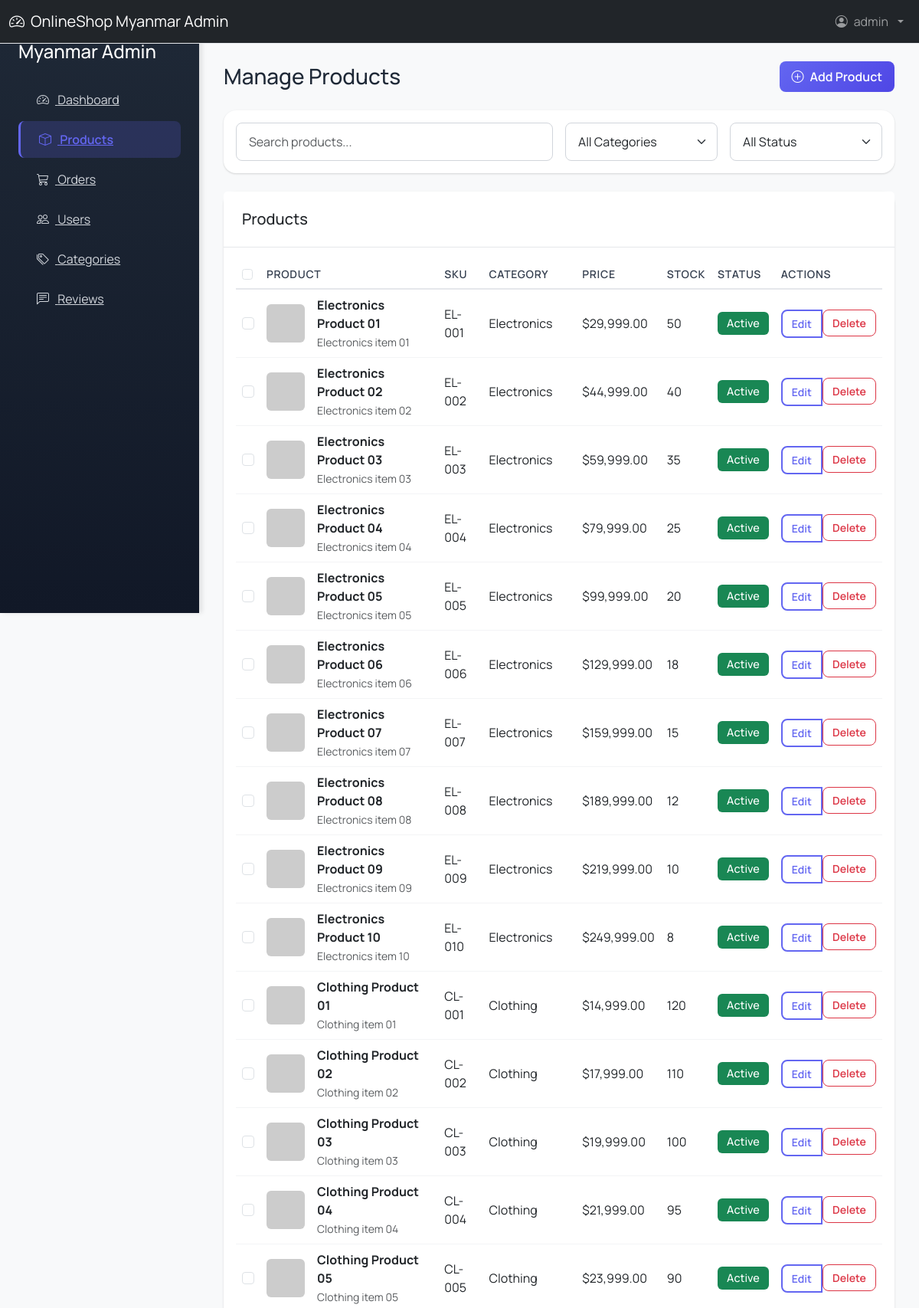
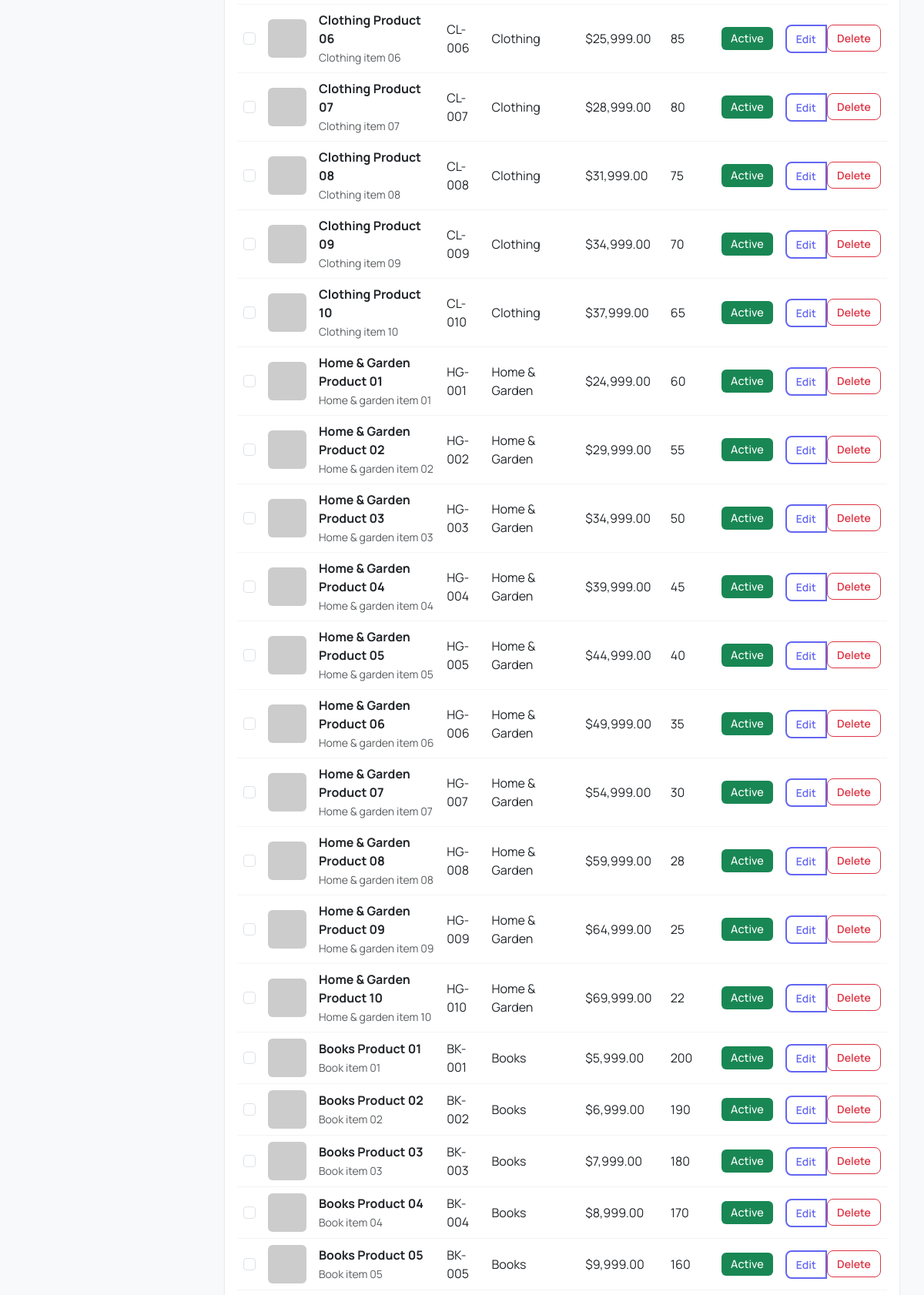
Page /admin_products.php (signed in, upper part) on the committed database (2 pictures, top to bottom).
### tables this page shows
CREATE TABLE products (
    product_id INT AUTO_INCREMENT PRIMARY KEY,
    name VARCHAR(200) NOT NULL,
    description TEXT,
    price DECIMAL(10,2) NOT NULL,
    original_price DECIMAL(10,2),
    sku VARCHAR(50) UNIQUE,
    category_id INT,
    brand VARCHAR(100),
    stock_quantity INT DEFAULT 0,
    min_stock_level INT DEFAULT 5,
    weight DECIMAL(8,2),
    dimensions VARCHAR(50),
    image_url VARCHAR(255),
    additional_images JSON,
    is_active TINYINT(1) DEFAULT 1,
    is_featured TINYINT(1) DEFAULT 0,
    created_at TIMESTAMP DEFAULT CURRENT_TIMESTAMP,
    updated_at TIMESTAMP DEFAULT CURRENT_TIMESTAMP ON UPDATE CURRENT_TIMESTAMP,
    FOREIGN KEY (category_id) REFERENCES categories(category_id)
);

CREATE TABLE categories (
    category_id INT AUTO_INCREMENT PRIMARY KEY,
    name VARCHAR(100) NOT NULL,
    slug VARCHAR(150) NULL,
    description TEXT,
    parent_id INT NULL,
    image_url VARCHAR(255),
    is_active TINYINT(1) DEFAULT 1,
    sort_order INT DEFAULT 0,
    created_at TIMESTAMP DEFAULT CURRENT_TIMESTAMP,
    UNIQUE KEY uniq_categories_slug (slug),
    FOREIGN KEY (parent_id) REFERENCES categories(category_id) ON DELETE SET NULL
);

### includes/Database.php (called while the page is built, shortened)
<?php
class Database {
    private $host;
    private $db_name;
    private $username;
    private $password;
    private $charset;
    public $conn;
    public function __construct() {
        $this->host = DB_HOST;
        $this->db_name = DB_NAME;
        $this->username = DB_USER;
        $this->password = DB_PASS;
        $this->charset = 'utf8mb4';
    }
    public function connect() {
        try {
            $dsn = "mysql:host={$this->host};dbname={$this->db_name};charset={$this->charset}";
            $options = [
                PDO::ATTR_ERRMODE => PDO::ERRMODE_EXCEPTION,
                PDO::ATTR_DEFAULT_FETCH_MODE => PDO::FETCH_ASSOC,
                PDO::ATTR_EMULATE_PREPARES => false,
                PDO::ATTR_PERSISTENT => true
            ];
            $this->conn = new PDO($dsn, $this->username, $this->password, $options);
            return $this->conn;
        } catch(PDOException $e) {
            error_log("Database Connection Error: " . $e->getMessage());
            throw new Exception("Database connection failed. Please check your configuration.");
        }
    }
    public function query($sql, $params = []) {
        try {
            $stmt = $this->conn->prepare($sql);
            $stmt->execute($params);
            return $stmt;
        } catch(PDOException $e) {
            error_log("Query Error: " . $e->getMessage() . " SQL: " . $sql);
            throw new Exception("Database query failed: " . $e->getMessage());
        }
    }
    public function fetchAll($sql, $params = []) {
        $stmt = $this->query($sql, $params);
        return $stmt ? $stmt->fetchAll() : [];
    }
    public function close() {
        $this->conn = null;
    }
}
?>

### admin_products.php (the view, shortened to what this page needs)
<?php
require_once __DIR__ . '/includes/Database.php';
$db = new Database();
$products = $db->fetchAll("SELECT p.*, c.name as category_name FROM products p LEFT JOIN categories c ON p.category_id = c.category_id ORDER BY p.created_at DESC");
include_once __DIR__ . '/includes/admin_header.php';
?>
<div class="admin-sidebar">
    <div class="p-4">
        <h4 class="text-white mb-4"><?php echo SITE_NAME; ?> Admin</h4>
        <nav class="admin-nav">
            <a href="admin.php" class="admin-nav-link">
                <i class="bi bi-speedometer2 me-2"></i> Dashboard
            </a>
            <a href="admin_products.php" class="admin-nav-link active">
                <i class="bi bi-box me-2"></i> Products
            </a>
            <a href="admin_orders.php" class="admin-nav-link">
                <i class="bi bi-cart3 me-2"></i> Orders
            </a>
            <a href="admin_users.php" class="admin-nav-link">
                <i class="bi bi-people me-2"></i> Users
            </a>
            <a href="admin_categories.php" class="admin-nav-link">
                <i class="bi bi-tags me-2"></i> Categories
            </a>
            <a href="admin_reviews.php" class="admin-nav-link">
                <i class="bi bi-chat-left-text me-2"></i> Reviews
            </a>
        </nav>
    </div>
</div>
<div class="admin-main">
    <div class="d-flex justify-content-between align-items-center mb-4">
        <h1 class="h3 mb-0">Manage Products</h1>
        <div>
            <button class="btn btn-primary" data-bs-toggle="modal" data-bs-target="#addProductModal">
                <i class="bi bi-plus-circle me-2"></i>Add Product
            </button>
        </div>
    </div>
    <div class="card mb-4">
        <div class="card-body">
            <div class="row g-3">
                <div class="col-md-6">
                    <input type="text" class="form-control" id="product-search" placeholder="Search products...">
                </div>
                <div class="col-md-3">
                    <select class="form-select">
                        <option selected>All Categories</option>
                    </select>
                </div>
                <div class="col-md-3">
                    <select class="form-select">
                        <option selected>All Status</option>
                    </select>
                </div>
            </div>
        </div>
    </div>
    <div class="card">
        <div class="card-header bg-white">
            <h5 class="card-title mb-0">Products</h5>
        </div>
        <div class="card-body">
            <div class="table-responsive">
                <table class="table table-hover" id="product-table">
                    <thead>
                        <tr>
                            <th>
                                <input type="checkbox" class="form-check-input">
                            </th>
                            <th>Product</th>
                            <th>SKU</th>
                            <th>Category</th>
                            <th>Price</th>
                            <th>Stock</th>
                            <th>Status</th>
                            <th>Actions</th>
                        </tr>
                    </thead>
                    <tbody>
                        <?php if (empty($products)): ?>
                        <tr>
                            <td colspan="8" class="text-center">No products found.</td>
                        </tr>
                        <?php else: ?>
                        <?php foreach ($products as $product): ?>
                        <tr>
                            <td><input type="checkbox" class="form-check-input product-checkbox" value="<?php echo $product['product_id']; ?>"></td>
                            <td>
                                <div class="d-flex align-items-center">
                                    <img src="<?php echo $product['image_url'] ?: 'https://via.placeholder.com/50'; ?>" alt="Product" class="rounded me-3" style="width: 50px; height: 50px;">
                                    <div>
                                        <div class="fw-bold"><?php echo htmlspecialchars($product['name'] ?? ''); ?></div>
                                        <small class="text-muted"><?php echo htmlspecialchars(substr($product['description'] ?? '', 0, 50)); ?></small>
                                    </div>
                                </div>
                            </td>
                            <td><?php echo htmlspecialchars($product['sku'] ?? ''); ?></td>
                            <td><?php echo htmlspecialchars($product['category_name'] ?: 'No Category'); ?></td>
                            <td>$<?php echo number_format($product['price'], 2); ?></td>
                            <td><?php echo $product['stock_quantity']; ?></td>
                            <td>
                                <span class="badge bg-<?php echo $product['is_active'] ? 'success' : 'secondary'; ?>">
                                    <?php echo $product['is_active'] ? 'Active' : 'Inactive'; ?>
                                </span>
                            </td>
                            <td>
                                <div class="btn-group">
                                    <button class="btn btn-sm btn-outline-primary edit-product-btn"
                                            data-bs-toggle="modal"
                                            data-bs-target="#editProductModal"
                                            data-product-id="<?php echo $product['product_id']; ?>"
                                            data-name="<?php echo htmlspecialchars($product['name'] ?? ''); ?>"
                                            data-description="<?php echo htmlspecialchars($product['description'] ?? ''); ?>"
                                            data-price="<?php echo $product['price']; ?>"
                                            data-category-id="<?php echo $product['category_id']; ?>"
                                            data-stock-quantity="<?php echo $product['stock_quantity']; ?>"
                                            data-sku="<?php echo htmlspecialchars($product['sku'] ?? ''); ?>"
                                            data-is-active="<?php echo $product['is_active']; ?>">
                                        Edit
                                    </button>
                                    <form method="POST" style="display: inline;" onsubmit="return confirm('Are you sure you want to delete this product?');">
                                        <button type="submit" class="btn btn-sm btn-outline-danger">
                                            Delete
                                        </button>
                                    </form>
                                </div>
                            </td>
                        </tr>
                        <?php endforeach; ?>
                        <?php endif; ?>
                    </tbody>
                </table>
            </div>
        </div>
    </div>
</div>
<?php include_once __DIR__ . '/includes/admin_footer.php'; ?>

### assets/css/style.css (style rules this page uses)
body { font-family: 'Manrope', sans-serif; background-color: #f6f4f1; color: #1f2937; }
.card { box-shadow: 0 0.125rem 0.25rem rgba(0, 0, 0, 0.075); transition: transform 0.3s ease; }
.badge { font-size: 0.9em; }
.card { border: none; border-radius: 1rem; box-shadow: 0 1px 3px rgba(0,0,0,0.1), 0 1px 2px rgba(0,0,0,0.06); transition: all 0.3s cubic-bezier(0.4, 0, 0.2, 1); }
.btn { border-radius: 0.5rem; font-weight: 600; transition: all 0.2s; }
.btn-primary { background: linear-gradient(135deg, #6366f1 0%, #4f46e5 100%); border: none; }
.btn-outline-primary { border: 2px solid #6366f1; color: #6366f1; }
.admin-sidebar { background: #111827; min-height: 100vh; position: fixed; left: 0; top: 0; width: 260px; z-index: 1000; transition: transform 0.3s ease; }
.admin-main { margin-left: 260px; padding: 2rem; }
.admin-nav-link { color: #d1d5db; padding: 0.75rem 1.5rem; display: block; border-radius: 0.5rem; transition: all 0.2s; }
.admin-nav-link.active { background: #1f2937; color: #6366f1; font-weight: 600; }
.admin-main { padding-top: 5rem !important; }
.admin-sidebar { background: linear-gradient(180deg, #1f2937 0%, #111827 100%); box-shadow: 4px 0 6px rgba(0,0,0,0.1); }
.admin-nav-link { color: #d1d5db; padding: 0.75rem 1.5rem; display: block; border-radius: 0.5rem; transition: all 0.3s cubic-bezier(0.4, 0, 0.2, 1); margin-bottom: 0.25rem; }
.admin-nav-link.active { background: rgba(99, 102, 241, 0.2); color: #6366f1; font-weight: 600; border-left: 3px solid #6366f1; }
.table th { font-weight: 600; color: #374151; border-bottom: 2px solid #e5e7eb; text-transform: uppercase; font-size: 0.875rem; letter-spacing: 0.05em; }
.table td { vertical-align: middle; border-bottom: 1px solid #f3f4f6; }
.form-control, .form-select { border: 1px solid #d1d5db; border-radius: 0.5rem; padding: 0.75rem 1rem; transition: all 0.2s; }
.btn { border-radius: 0.5rem; font-weight: 600; transition: all 0.2s; padding: 0.5rem 1rem; }
.btn-sm { padding: 0.375rem 0.75rem; font-size: 0.875rem; }
.badge { font-weight: 500; padding: 0.5rem 0.75rem; border-radius: 0.375rem; }
.card-header { background: white; border-bottom: 1px solid #e5e7eb; padding: 1.5rem; }

### rows in the picture
products: name "Electronics Product 01", description "Electronics item 01", sku "EL-001", category.name "Electronics", price "29,999.00", stock_quantity "50", is_active "Active"
products: name "Electronics Product 02", description "Electronics item 02", sku "EL-002", category.name "Electronics", price "44,999.00", stock_quantity "40", is_active "Active"
products: name "Electronics Product 03", description "Electronics item 03", sku "EL-003", category.name "Electronics", price "59,999.00", stock_quantity "35", is_active "Active"
products: name "Electronics Product 04", description "Electronics item 04", sku "EL-004", category.name "Electronics", price "79,999.00", stock_quantity "25", is_active "Active"
products: name "Electronics Product 05", description "Electronics item 05", sku "EL-005", category.name "Electronics", price "99,999.00", stock_quantity "20", is_active "Active"
products: name "Electronics Product 06", description "Electronics item 06", sku "EL-006", category.name "Electronics", price "129,999.00", stock_quantity "18", is_active "Active"
products: name "Electronics Product 07", description "Electronics item 07", sku "EL-007", category.name "Electronics", price "159,999.00", stock_quantity "15", is_active "Active"
products: name "Electronics Product 08", description "Electronics item 08", sku "EL-008", category.name "Electronics", price "189,999.00", stock_quantity "12", is_active "Active"
products: name "Electronics Product 09", description "Electronics item 09", sku "EL-009", category.name "Electronics", price "219,999.00", stock_quantity "10", is_active "Active"
products: name "Electronics Product 10", description "Electronics item 10", sku "EL-010", category.name "Electronics", price "249,999.00", stock_quantity "8", is_active "Active"
products: name "Clothing Product 01", description "Clothing item 01", sku "CL-001", category.name "Clothing", price "14,999.00", stock_quantity "120", is_active "Active"
products: name "Clothing Product 02", description "Clothing item 02", sku "CL-002", category.name "Clothing", price "17,999.00", stock_quantity "110", is_active "Active"
products: name "Clothing Product 03", description "Clothing item 03", sku "CL-003", category.name "Clothing", price "19,999.00", stock_quantity "100", is_active "Active"
products: name "Clothing Product 04", description "Clothing item 04", sku "CL-004", category.name "Clothing", price "21,999.00", stock_quantity "95", is_active "Active"
products: name "Clothing Product 05", description "Clothing item 05", sku "CL-005", category.name "Clothing", price "23,999.00", stock_quantity "90", is_active "Active"
products: name "Clothing Product 06", description "Clothing item 06", sku "CL-006", category.name "Clothing", price "25,999.00", stock_quantity "85", is_active "Active"
products: name "Clothing Product 07", description "Clothing item 07", sku "CL-007", category.name "Clothing", price "28,999.00", stock_quantity "80", is_active "Active"
products: name "Clothing Product 08", description "Clothing item 08", sku "CL-008", category.name "Clothing", price "31,999.00", stock_quantity "75", is_active "Active"
products: name "Clothing Product 09", description "Clothing item 09", sku "CL-009", category.name "Clothing", price "34,999.00", stock_quantity "70", is_active "Active"
products: name "Clothing Product 10", description "Clothing item 10", sku "CL-010", category.name "Clothing", price "37,999.00", stock_quantity "65", is_active "Active"
products: name "Home & Garden Product 01", description "Home & garden item 01", sku "HG-001", category.name "Home & Garden", price "24,999.00", stock_quantity "60", is_active "Active"
products: name "Home & Garden Product 02", description "Home & garden item 02", sku "HG-002", category.name "Home & Garden", price "29,999.00", stock_quantity "55", is_active "Active"
products: name "Home & Garden Product 03", description "Home & garden item 03", sku "HG-003", category.name "Home & Garden", price "34,999.00", stock_quantity "50", is_active "Active"
products: name "Home & Garden Product 04", description "Home & garden item 04", sku "HG-004", category.name "Home & Garden", price "39,999.00", stock_quantity "45", is_active "Active"
products: name "Home & Garden Product 05", description "Home & garden item 05", sku "HG-005", category.name "Home & Garden", price "44,999.00", stock_quantity "40", is_active "Active"
products: name "Home & Garden Product 06", description "Home & garden item 06", sku "HG-006", category.name "Home & Garden", price "49,999.00", stock_quantity "35", is_active "Active"
products: name "Home & Garden Product 07", description "Home & garden item 07", sku "HG-007", category.name "Home & Garden", price "54,999.00", stock_quantity "30", is_active "Active"
products: name "Home & Garden Product 08", description "Home & garden item 08", sku "HG-008", category.name "Home & Garden", price "59,999.00", stock_quantity "28", is_active "Active"
products: name "Home & Garden Product 09", description "Home & garden item 09", sku "HG-009", category.name "Home & Garden", price "64,999.00", stock_quantity "25", is_active "Active"
products: name "Home & Garden Product 10", description "Home & garden item 10", sku "HG-010", category.name "Home & Garden", price "69,999.00", stock_quantity "22", is_active "Active"
products: name "Books Product 01", description "Book item 01", sku "BK-001", category.name "Books", price "5,999.00", stock_quantity "200", is_active "Active"
products: name "Books Product 02", description "Book item 02", sku "BK-002", category.name "Books", price "6,999.00", stock_quantity "190", is_active "Active"
products: name "Books Product 03", description "Book item 03", sku "BK-003", category.name "Books", price "7,999.00", stock_quantity "180", is_active "Active"
products: name "Books Product 04", description "Book item 04", sku "BK-004", category.name "Books", price "8,999.00", stock_quantity "170", is_active "Active"
products: name "Books Product 05", description "Book item 05", sku "BK-005", category.name "Books", price "9,999.00", stock_quantity "160", is_active "Active"

### other values in the picture
SITE_NAME "OnlineShop Myanmar"
$_SESSION['username'] "admin"
